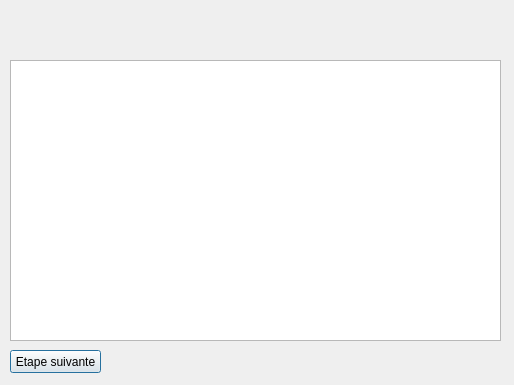
<?xml version="1.0" encoding="UTF-8"?>
<ui version="4.0">
 <class>Regate</class>
 <widget class="QDialog" name="Regate">
  <property name="geometry">
   <rect>
    <x>0</x>
    <y>0</y>
    <width>514</width>
    <height>385</height>
   </rect>
  </property>
  <property name="windowTitle">
   <string>Dialog</string>
  </property>
  <widget class="QPushButton" name="pushButton">
   <property name="geometry">
    <rect>
     <x>10</x>
     <y>350</y>
     <width>91</width>
     <height>23</height>
    </rect>
   </property>
   <property name="text">
    <string>Etape suivante</string>
   </property>
  </widget>
  <widget class="QTableWidget" name="tableWidget">
   <property name="geometry">
    <rect>
     <x>10</x>
     <y>60</y>
     <width>491</width>
     <height>281</height>
    </rect>
   </property>
   <property name="editTriggers">
    <set>QAbstractItemView::NoEditTriggers</set>
   </property>
   <attribute name="horizontalHeaderDefaultSectionSize">
    <number>160</number>
   </attribute>
  </widget>
  <widget class="QLabel" name="label">
   <property name="geometry">
    <rect>
     <x>10</x>
     <y>10</y>
     <width>491</width>
     <height>31</height>
    </rect>
   </property>
   <property name="font">
    <font>
     <pointsize>12</pointsize>
    </font>
   </property>
   <property name="text">
    <string/>
   </property>
   <property name="alignment">
    <set>Qt::AlignCenter</set>
   </property>
  </widget>
 </widget>
 <resources/>
 <connections/>
</ui>
